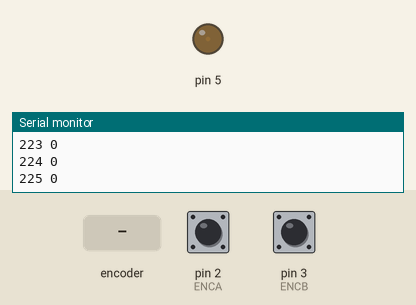
Simulated run of this sketch. Board: Arduino Uno, built with avr-gcc and run on an emulated ATmega328P. On the bench: output pins drawn as LEDs (lit = HIGH), the last lines printed to the serial monitor. The test bench sets the inputs (shaded band); at power-on: pin 2 (ENCA) HIGH, pin 3 (ENCB) HIGH.

Above: at 1.2 s.
1.3 s: rotary encoder on pin 2 (ENCA) / pin 3 (ENCB) turned 1 step (first pin leading)
At 2.59 s:
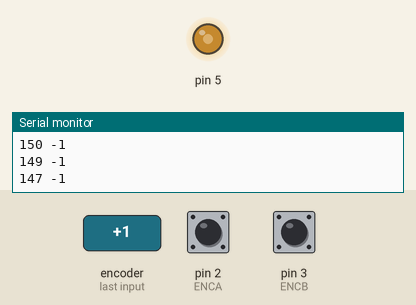
4.5 s: rotary encoder on pin 2 (ENCA) / pin 3 (ENCB) turned 2 steps (second pin leading)
At 9.19 s:
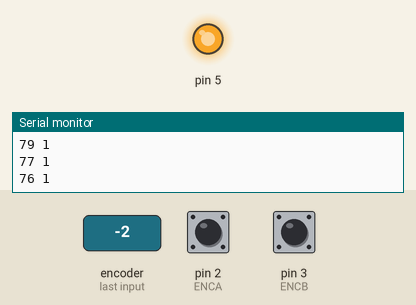
Timing chart, 0 to 13.9 s (numbered marks = the images above; inputs shaded):
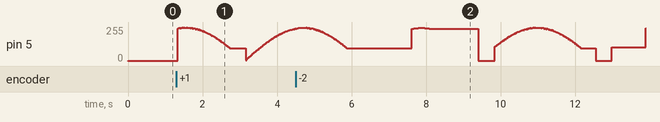

The sketch:

Motor_DC_encoder.ino
```cpp
#define ENCA 2  // Cable amarillo va al pin 2, es la salida A
#define ENCB 3  // Cable blanco va al pin 3, es la salida B
#define PWM 5   // Del controlador al pin 5, naranja
#define IN2 6   // Del controlador al pin 6, café
#define IN1 7   // Del controlador al pin 7, violeta

int pos = 0;                // Variable global para la posición
long prevT = 0;
float eprev = 0;            // Variables de almacenamientos globales en las estimaciones finitas
float eintegral = 0;

// Declaración anticipada de funciones
void readEncoder();
void setMotor(int dir, int pwmVal, int pwm, int in1, int in2);

void setup(){
  Serial.begin(9600);
  pinMode(ENCA, INPUT);
  pinMode(ENCB, INPUT);
  attachInterrupt(digitalPinToInterrupt(ENCA), readEncoder, RISING);
}

void loop(){
  int target = 250 * sin(prevT / 1e6); // Establecer la posición objetivo

  float kp = 1;   // Constantes del PID
  float kd = 0.025;
  float ki = 0;

  long currT = micros();              // Tiempo diferencial. Delta t
  float deltaT = ((float)(currT - prevT)) / 1.0e6;
  prevT = currT;

  int e = pos - target;               // Calcular el error
  float dedt = (e - eprev) / deltaT;  // Calcular la derivativa
  eintegral += e * deltaT;            // Calcular la integral

  float u = kp * e + kd * dedt + ki * eintegral;  // Calcular señal de control
  float pwr = fabs(u);                // Calcular el poder del motor
  if(pwr > 255){
    pwr = 255;
  }

  int dir = (u < 0) ? -1 : 1;         // Calcular la dirección del motor

  setMotor(dir, (int)pwr, PWM, IN1, IN2);

  eprev = e;                          // Almacenar error anterior

  Serial.print(target);
  Serial.print(" ");
  Serial.print(pos);
  Serial.println();  // Añadir salto de línea para mejorar la salida en el monitor serial
}

void setMotor(int dir, int pwmVal, int pwm, int in1, int in2){
  analogWrite(pwm, pwmVal);
  if(dir == 1){
    digitalWrite(in1, HIGH);
    digitalWrite(in2, LOW);
  } else if(dir == -1){
    digitalWrite(in1, LOW);
    digitalWrite(in2, HIGH);
  } else {
    digitalWrite(in1, LOW);
    digitalWrite(in2, LOW);
  }
}

void readEncoder(){
  int b = digitalRead(ENCB);
  if(b > 0){
    pos++;     // Sentido horario
  } else {
    pos--;     // Sentido antihorario
  }
}
```
